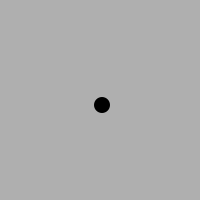
Frame 1 (no input)
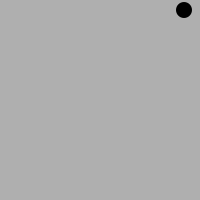
Frame 60 (the mouse pressed at the canvas centre just before this capture)
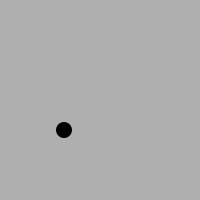
Frame 120 (the mouse held since frame 60 and released just before this capture)

The Processing sketch that drew these frames (run headless with seeded random() and noise(); from frame 60 on, the mouse is pressed at the canvas centre):

// Processing sketch: Bolinha
// ── Bolinha.pde
float x = 100;
float y = 100;
float xspeed = 2;
float yspeed = 5;
void setup() {
  size(200, 200);
  background(255);
}

void draw() {
  noStroke();
  fill(255, 10);
  rect(0, 0, width, height);
  x = x + xspeed;
  y = y + yspeed;
  if (x > width || x < 0) {
    xspeed = (xspeed *-1);
  }
  if ((y > height) || (y < 0)) {
    yspeed = (yspeed *-1);
  }
  fill(175);
  rect(0, 0, width, height);
  fill(0);
  ellipse(x, y, 16, 16);
}
